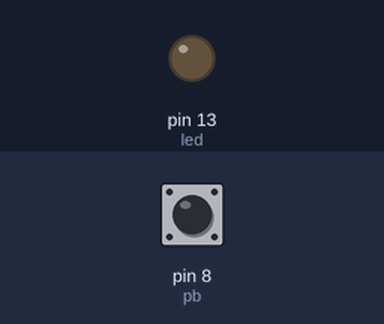
Simulated run of this sketch. Board: Arduino Uno, built with avr-gcc and run on an emulated ATmega328P. Parts: output pins drawn as LEDs (lit = HIGH). Inputs (shaded band) come from the test bench; at power-on: pin 8 (pb) HIGH.

Above: at 1.2 s.
1.3 s: pin 8 (pb) pulled LOW for 0.15 s
At 1.37 s:
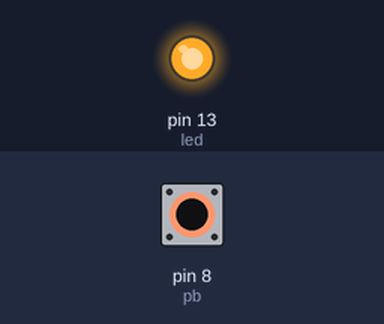
2.9 s: pin 8 (pb) pulled LOW for 3.2 s
At 7.0 s:
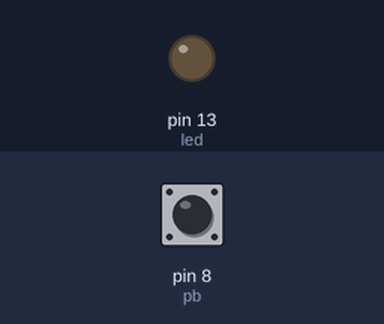
Timing chart, 0 to 8.5 s (numbered marks = the images above; inputs shaded):
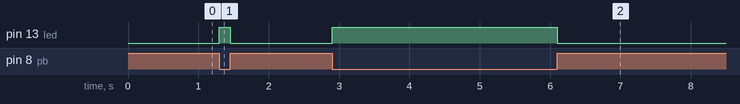

The sketch:

led_with_pb.ino
```cpp
/********************************************************************
Engineer : Omar Elsobkey
Version  : 1.0
Date     : 12/1/2021
********************************************************************/

#define pb 8
#define led 13
bool pb_state = 0;
void setup() {
  // put your setup code here, to run once:
  pinMode(pb, INPUT_PULLUP);
  pinMode(led, OUTPUT);
}

void loop() {
  // put your main code here, to run repeatedly:
  pb_state = digitalRead(pb);
  if (pb_state == 0) digitalWrite(led, HIGH);
  else digitalWrite(led, LOW);
}
```

Measured:
- after the input at 1.3 s, pin 13 (led): LOW → HIGH at once, → LOW 0.15 s later
- after the input at 2.9 s, pin 13 (led): LOW → HIGH at once, → LOW 3.2 s later
